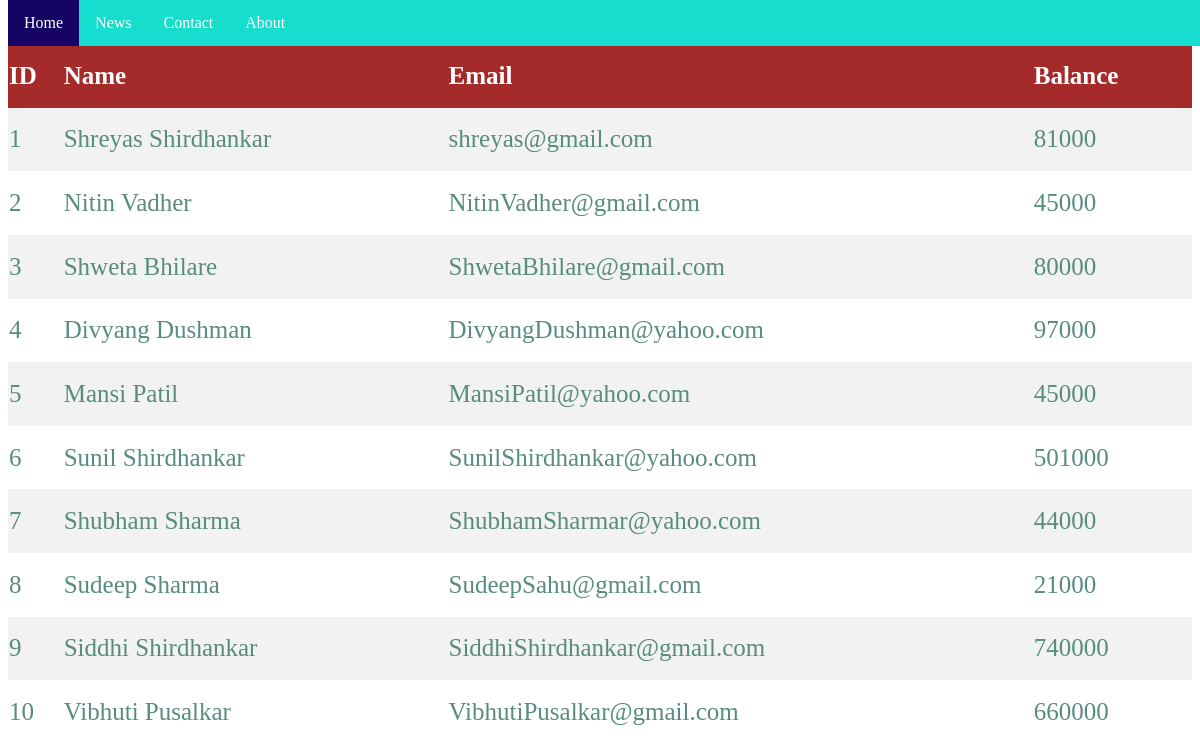
Page /xaamp.php on the committed database.
### tables this page shows
CREATE TABLE `users` (
  `id` int(10) NOT NULL,
  `name` varchar(30) NOT NULL,
  `email` varchar(30) NOT NULL,
  `balance` int(20) NOT NULL
);

### xaamp.php (the view, shortened to what this page needs)
<!DOCTYPE html>
<html>
<head>
<br><br>
</head>
<body>
<table>
<tr>
<th> ID </th>
<th>Name</th>
<th>Email</th>
<th>Balance</th>
</tr>
<?php
$conn = mysqli_connect("localhost", "root", "", "sparks");
$sql = "SELECT id, name, email, balance FROM users";
$result = $conn->query($sql);
if ($result->num_rows > 0) {
while($row = $result->fetch_assoc()) {
echo "<tr><td>" . $row["id"]. "</td><td>" . $row["name"]. "</td><td>"
. $row["email"] . "</td><td>". $row["balance"]. "</td>" ;
}
echo "</table>";
} else { echo "0 results"; }
?>
</body>
</html>

### navbar.css (style rules this page uses)
ul { list-style-type: none; margin: 0; padding: 0; overflow: hidden; background-color: rgb(22, 221, 205); position: fixed; top: 0; width: 100%; }
li { float: left; }
li a { display: block; color: white; text-align: center; padding: 14px 16px; text-decoration: none; }
.active { background-color: #150463; }

### xaamp.php (style rules this page uses)
table { border-collapse: collapse; width: 100%; height:700px; color: #588c7e; font-family: 'Times New Roman'; font-size: 25px; text-align: left; }
th { background-color: brown; color: white; }
tr:nth-child(even) { background-color: #f2f2f2 }

### rows in the picture
users: id "1", name "Shreyas Shirdhankar", email "shreyas@gmail.com", balance "81000"
users: id "2", name "Nitin Vadher", email "NitinVadher@gmail.com", balance "45000"
users: id "3", name "Shweta Bhilare", email "ShwetaBhilare@gmail.com", balance "80000"
users: id "4", name "Divyang Dushman", email "DivyangDushman@yahoo.com", balance "97000"
users: id "5", name "Mansi Patil", email "MansiPatil@yahoo.com", balance "45000"
users: id "6", name "Sunil Shirdhankar", email "SunilShirdhankar@yahoo.com", balance "501000"
users: id "7", name "Shubham Sharma", email "ShubhamSharmar@yahoo.com", balance "44000"
users: id "8", name "Sudeep Sharma", email "SudeepSahu@gmail.com", balance "21000"
users: id "9", name "Siddhi Shirdhankar", email "SiddhiShirdhankar@gmail.com", balance "740000"
users: id "10", name "Vibhuti Pusalkar", email "VibhutiPusalkar@gmail.com", balance "660000"
